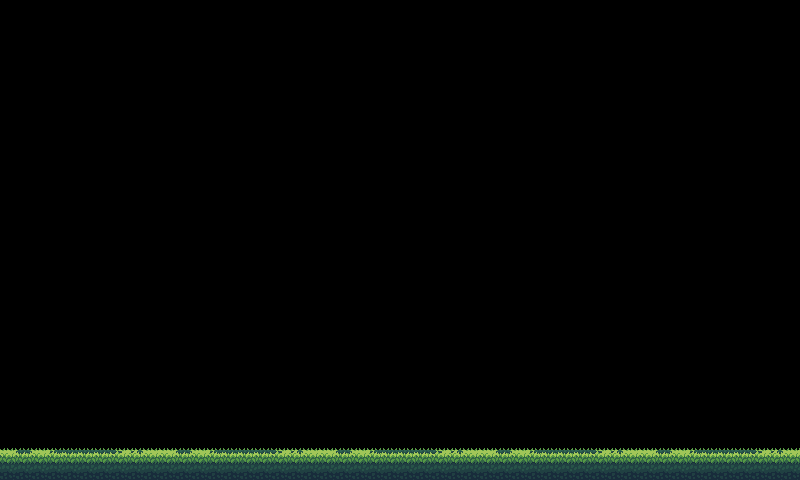

Rendered tile map (Tiled .tmx) drawn with the repository's tilesets; below, a short description and the map source with its tile grids summarised:
An orthogonal 25x15 tile map with 32x32 px tiles, 1 tile layer (Слой тайлов 1).

<map version="1.2" tiledversion="1.3.1" orientation="orthogonal" renderorder="right-down" compressionlevel="-1" width="25" height="15" tilewidth="32" tileheight="32" infinite="0" nextlayerid="2" nextobjectid="1">
 <tileset firstgid="1" source="jungle.tsx" />
 <layer id="1" name="Слой тайлов 1" width="25" height="15">
  <data>[375 cells, 25 non-empty, 5 distinct tile ids]</data>
 </layer>
</map>
